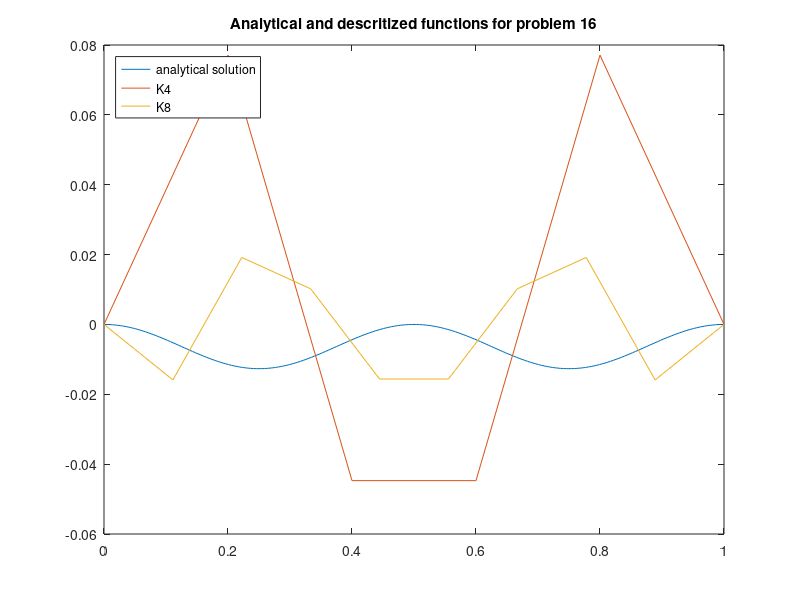

This figure's MATLAB source:
% COE 352 HW1
% Kenneth Meyer
% klm5375

%% 1.1:3

U = eye(5)-diag(ones(4,1),1);
S = triu(ones(5));

% is this how we have it???
U*S
S
inv(U)

%% 1.1:12

% need to still finish this, but it will be easy.
C=2*eye(4) - diag(ones(3,1),1) - diag(ones(3,1),-1) - diag(ones(1,1),3) - diag(ones(1,1),-3)
[L,U]=lu(C)

%% 1.2:16
fprintf("\n\nSection 1.2:\nProblem 16\n")

% stepsize vectors for k4 and k8
z4 = linspace(0,1,6);
z8 = linspace(0,1,10); %does not really divide evenly

% analytic solution to the function is u(x) = (1/(16pi^2))cos(4pix) -
% (1/(16pi^2))

%k4 matrix
K4 = eye(4)*2 - diag(ones(3,1),1) - diag(ones(3,1),-1);
%k8 matrix
K8 = eye(8)*2 - diag(ones(7,1),1) - diag(ones(7,1),-1);

% K4*u=y ; y is equal to -(1/h^2)cos(4*pi*i*h)
y4 = zeros(1,4);
y8 = zeros(1,8);

h = 0.2;
for i=1:length(y4)
    y4(i) = -(h^2)*cos(4*pi*i*h);
end

h = 1/9;
for i=1:length(y8)
    y8(i) = -(h^2)*cos(4*pi*i*h);
end

y4
y8

%u4 = y4*inv(K4)
%u8 = y8*inv(K8)

u4 = K4*y4'
u8 = K8*y8'

%u4 = K4/y4
%u8 = K8/y8

w = [0];

u4 = [w;u4;w];
u8 = [w;u8;w];
%u4 = [w,u4,w];
%u8 = [w,u8,w];
hold off
fplot(@(x) (1/(16*pi^2))*cos(4*pi*x) - (1/(16*pi^2)),[0,1]);
hold on
plot(z4,u4);
hold on
plot(z8,u8);
legend({'analytical solution','K4','K8'},'Location','Northwest')
title('Analytical and descritized functions for problem 16')
hold off

    
    



%% 1.5:3
fprintf("\n\nSection 1.5:\nProblem 3\n")
% constructing K=K5
K = eye(5)*2 - diag(ones(4,1),1) - diag(ones(4,1),-1);
e = eig(K);
test = 2*ones(5, 1)-2*cos([1:5]*pi/6)';
fprintf("Checking that e agrees with specified line in book:\n");
e-test
fprintf("As the difference between the two is extremely small, e agrees\n");


%% 1.5:16
fprintf("\nProblem 16\n")

A1 = [.6,.4;.4,.6];
A2 = [.6,.9;.1,.6];
A3 = eye(3)*2 - diag(ones(2,1),1) - diag(ones(2,1),-1);

fprintf("A1 eigenvalues:\n");
eig(A1)
fprintf("A2 eigenvalues:\n");
eig(A2)
fprintf("A3 eigenvalues:\n");
eig(A3)





